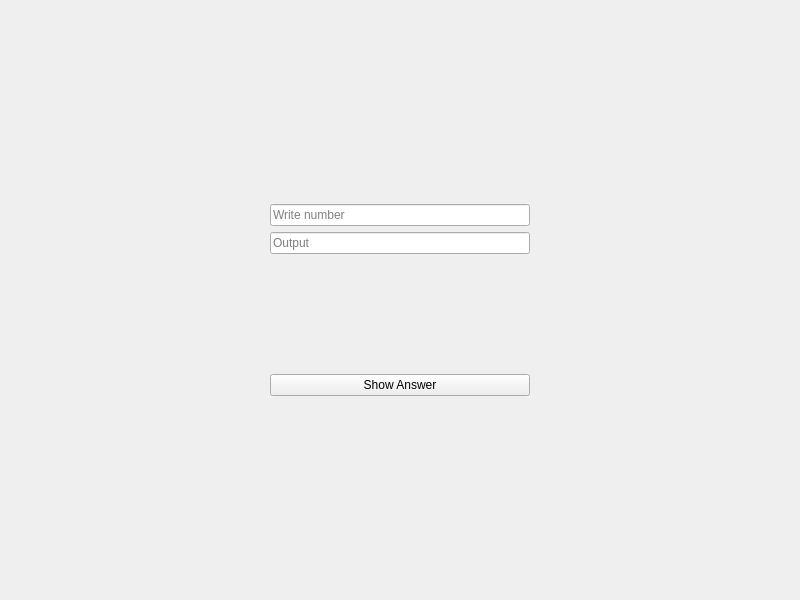
<?xml version="1.0" encoding="UTF-8"?>
<ui version="4.0">
 <class>Widget</class>
 <widget class="QWidget" name="Widget">
  <property name="geometry">
   <rect>
    <x>0</x>
    <y>0</y>
    <width>800</width>
    <height>600</height>
   </rect>
  </property>
  <property name="windowTitle">
   <string>Widget</string>
  </property>
  <layout class="QGridLayout" name="gridLayout">
   <item row="1" column="0">
    <spacer name="horizontalSpacer">
     <property name="orientation">
      <enum>Qt::Horizontal</enum>
     </property>
     <property name="sizeHint" stdset="0">
      <size>
       <width>40</width>
       <height>20</height>
      </size>
     </property>
    </spacer>
   </item>
   <item row="1" column="1">
    <layout class="QVBoxLayout" name="verticalLayout">
     <item>
      <widget class="QLineEdit" name="input_lineEdit">
       <property name="placeholderText">
        <string>Write number</string>
       </property>
      </widget>
     </item>
     <item>
      <widget class="QLineEdit" name="output_lineEdit">
       <property name="readOnly">
        <bool>true</bool>
       </property>
       <property name="placeholderText">
        <string>Output</string>
       </property>
      </widget>
     </item>
     <item>
      <spacer name="verticalSpacer_3">
       <property name="orientation">
        <enum>Qt::Vertical</enum>
       </property>
       <property name="sizeHint" stdset="0">
        <size>
         <width>20</width>
         <height>40</height>
        </size>
       </property>
      </spacer>
     </item>
     <item>
      <widget class="QPushButton" name="show_answer">
       <property name="text">
        <string>Show Answer</string>
       </property>
      </widget>
     </item>
    </layout>
   </item>
   <item row="2" column="1">
    <spacer name="verticalSpacer_2">
     <property name="orientation">
      <enum>Qt::Vertical</enum>
     </property>
     <property name="sizeHint" stdset="0">
      <size>
       <width>20</width>
       <height>40</height>
      </size>
     </property>
    </spacer>
   </item>
   <item row="0" column="1">
    <spacer name="verticalSpacer">
     <property name="orientation">
      <enum>Qt::Vertical</enum>
     </property>
     <property name="sizeHint" stdset="0">
      <size>
       <width>20</width>
       <height>40</height>
      </size>
     </property>
    </spacer>
   </item>
   <item row="1" column="2">
    <spacer name="horizontalSpacer_2">
     <property name="orientation">
      <enum>Qt::Horizontal</enum>
     </property>
     <property name="sizeHint" stdset="0">
      <size>
       <width>40</width>
       <height>20</height>
      </size>
     </property>
    </spacer>
   </item>
  </layout>
 </widget>
 <resources/>
 <connections/>
</ui>
